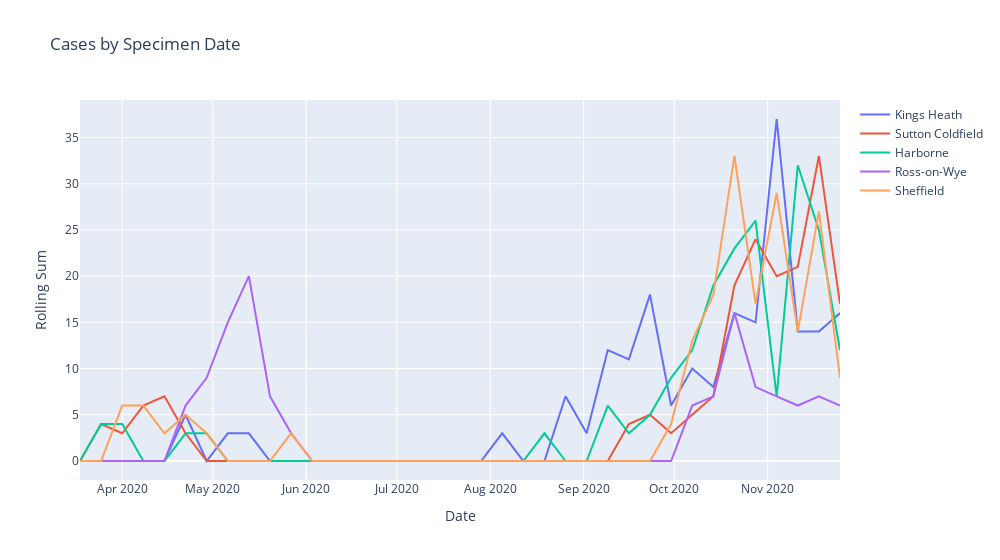

Here is the notebook cell this chart was saved with:
### Code cell
# specify multiple areas of interest
area_names = ['Kings Heath', 'Rectory Park & New Hall Valley', 'Harborne East', 'Ross-on-Wye', 'Wadsley & Marlcliffe']
labels = ['Kings Heath', 'Sutton Coldfield', 'Harborne', 'Ross-on-Wye', 'Sheffield']

# display graph
dd.plot_area(cases_df, area_names, labels)

### Figure 1 — Plotly figure (JSON) as saved in the notebook; plotly's stock layout.template omitted (floating-point values rounded to 4 significant figures)
{"data": [{"connectgaps": true, "mode": "lines", "name": "Kings Heath", "type": "scatter", "x": ["2020-03-18", "2020-03-25", "2020-04-01", "2020-04-08", "2020-04-15", "2020-04-22", "2020-04-29", "2020-05-06", "2020-05-13", "2020-05-20", "2020-05-27", "2020-06-03", "2020-06-10", "2020-06-17", "2020-06-24", "2020-07-01", "2020-07-08", "2020-07-15", "2020-07-22", "2020-07-29", "2020-08-05", "2020-08-12", "2020-08-19", "2020-08-26", "2020-09-02", "2020-09-09", "2020-09-16", "2020-09-23", "2020-09-30", "2020-10-07", "2020-10-14", "2020-10-21", "2020-10-28", "2020-11-04", "2020-11-11", "2020-11-18", "2020-11-25"], "y": [0, 0, 0, 0, 0, 5, 0, 3, 3, 0, 0, 0, 0, 0, 0, 0, 0, 0, 0, 0, 3, 0, 0, 7, 3, 12, 11, 18, 6, 10, 8, 16, 15, 37, 14, 14, 16]}, {"connectgaps": true, "mode": "lines", "name": "Sutton Coldfield", "type": "scatter", "x": ["2020-03-18", "2020-03-25", "2020-04-01", "2020-04-08", "2020-04-15", "2020-04-22", "2020-04-29", "2020-05-06", "2020-05-13", "2020-05-20", "2020-05-27", "2020-06-03", "2020-06-10", "2020-06-17", "2020-06-24", "2020-07-01", "2020-07-08", "2020-07-15", "2020-07-22", "2020-07-29", "2020-08-05", "2020-08-12", "2020-08-19", "2020-08-26", "2020-09-02", "2020-09-09", "2020-09-16", "2020-09-23", "2020-09-30", "2020-10-07", "2020-10-14", "2020-10-21", "2020-10-28", "2020-11-04", "2020-11-11", "2020-11-18", "2020-11-25"], "y": [0, 4, 3, 6, 7, 3, 0, 0, 0, 0, 0, 0, 0, 0, 0, 0, 0, 0, 0, 0, 0, 0, 0, 0, 0, 0, 4, 5, 3, 5, 7, 19, 24, 20, 21, 33, 17]}, {"connectgaps": true, "mode": "lines", "name": "Harborne", "type": "scatter", "x": ["2020-03-18", "2020-03-25", "2020-04-01", "2020-04-08", "2020-04-15", "2020-04-22", "2020-04-29", "2020-05-06", "2020-05-13", "2020-05-20", "2020-05-27", "2020-06-03", "2020-06-10", "2020-06-17", "2020-06-24", "2020-07-01", "2020-07-08", "2020-07-15", "2020-07-22", "2020-07-29", "2020-08-05", "2020-08-12", "2020-08-19", "2020-08-26", "2020-09-02", "2020-09-09", "2020-09-16", "2020-09-23", "2020-09-30", "2020-10-07", "2020-10-14", "2020-10-21", "2020-10-28", "2020-11-04", "2020-11-11", "2020-11-18", "2020-11-25"], "y": [0, 4, 4, 0, 0, 3, 3, 0, 0, 0, 0, 0, 0, 0, 0, 0, 0, 0, 0, 0, 0, 0, 3, 0, 0, 6, 3, 5, 9, 12, 19, 23, 26, 7, 32, 25, 12]}, {"connectgaps": true, "mode": "lines", "name": "Ross-on-Wye", "type": "scatter", "x": ["2020-03-18", "2020-03-25", "2020-04-01", "2020-04-08", "2020-04-15", "2020-04-22", "2020-04-29", "2020-05-06", "2020-05-13", "2020-05-20", "2020-05-27", "2020-06-03", "2020-06-10", "2020-06-17", "2020-06-24", "2020-07-01", "2020-07-08", "2020-07-15", "2020-07-22", "2020-07-29", "2020-08-05", "2020-08-12", "2020-08-19", "2020-08-26", "2020-09-02", "2020-09-09", "2020-09-16", "2020-09-23", "2020-09-30", "2020-10-07", "2020-10-14", "2020-10-21", "2020-10-28", "2020-11-04", "2020-11-11", "2020-11-18", "2020-11-25"], "y": [0, 0, 0, 0, 0, 6, 9, 15, 20, 7, 3, 0, 0, 0, 0, 0, 0, 0, 0, 0, 0, 0, 0, 0, 0, 0, 0, 0, 0, 6, 7, 16, 8, 7, 6, 7, 6]}, {"connectgaps": true, "mode": "lines", "name": "Sheffield", "type": "scatter", "x": ["2020-03-18", "2020-03-25", "2020-04-01", "2020-04-08", "2020-04-15", "2020-04-22", "2020-04-29", "2020-05-06", "2020-05-13", "2020-05-20", "2020-05-27", "2020-06-03", "2020-06-10", "2020-06-17", "2020-06-24", "2020-07-01", "2020-07-08", "2020-07-15", "2020-07-22", "2020-07-29", "2020-08-05", "2020-08-12", "2020-08-19", "2020-08-26", "2020-09-02", "2020-09-09", "2020-09-16", "2020-09-23", "2020-09-30", "2020-10-07", "2020-10-14", "2020-10-21", "2020-10-28", "2020-11-04", "2020-11-11", "2020-11-18", "2020-11-25"], "y": [0, 0, 6, 6, 3, 5, 3, 0, 0, 0, 3, 0, 0, 0, 0, 0, 0, 0, 0, 0, 0, 0, 0, 0, 0, 0, 0, 0, 4, 13, 18, 33, 17, 29, 14, 27, 9]}], "layout": {"title": {"text": "Cases by Specimen Date"}, "width": 1000, "xaxis": {"title": {"text": "Date"}}, "yaxis": {"title": {"text": "Rolling Sum"}}}}
